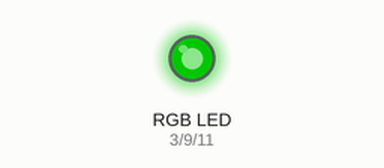
The sketch below on a simulated Arduino Uno, built with avr-gcc and run on an emulated ATmega328P. On the bench: an RGB LED mixed from three pins (HIGH = lit). Dim RGB values are drawn brighter than linear.

Above: at 0.05 s.
At 1.95 s:
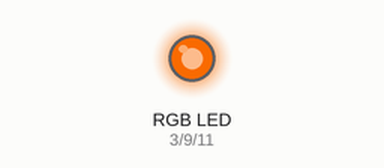
Timing chart, 0 to 6.9 s (numbered marks = the images above):
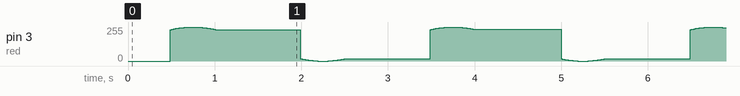

The sketch:

WorkingWithRGBLED.ino
```cpp
int green;
int blue;
int red;

void setup() {
  // put your setup code here, to run once:
  Serial.begin(9600);
  red = 3;
  blue = 11;
  green = 9;

  pinMode(red, OUTPUT);
  pinMode(blue, OUTPUT);
  pinMode(green, OUTPUT);

  analogWrite(green, 100);

}

void loop() {
  // put your main code here, to run repeatedly:
  long mili = millis();
  //rgbTest(mili);

  //analogWrite(red, 255);
  //analogWrite(green, 255);
  //analogWrite(blue, 255);

  //rainbow(mili);

  colorCycle();

}

void rgbTest(int milis){
  int sec = milis/1000;
  int pattern = sec%4;
  int redB = pattern == 0? 255: 0;
  int greenB = pattern == 1? 255: 0;
  int blueB = pattern == 2? 255: 0;

  analogWrite(red, redB);
  analogWrite(green, greenB);
  analogWrite(blue, blueB);

}

void rainbow(int milli){
  int sec = milli/1000;
  int pattern = sec%7;

  int redb;
  int blueb;
  int greenb;

  if(pattern == 0){
    redb = 255;
    greenb = 0;
    blueb = 0;
  }
  else if(pattern == 1){
    redb = 255;
    greenb = 165;
    blueb = 0;
  }
  else if(pattern == 2){
    redb = 255;
    greenb = 255;
    blueb = 0;
  }
  else if(pattern == 3){
    redb = 0;
    greenb = 255;
    blueb = 0;
  }
  else if(pattern == 4){
    redb = 0;
    greenb = 255;
    blueb = 165;
  }
  else if(pattern == 5){
    redb = 0;
    greenb = 0;
    blueb = 255;
  }
  else if(pattern == 6){
    redb = 128;
    greenb = 0;
    blueb = 128;
  }

  analogWrite(red, redb);
  analogWrite(blue, blueb);
  analogWrite(green, greenb);


}

void colorCycle(){
  long redB = 127.5*sin((PI/1500)*millis()) + 127.5;
  analogWrite(red, redB);
}
```
